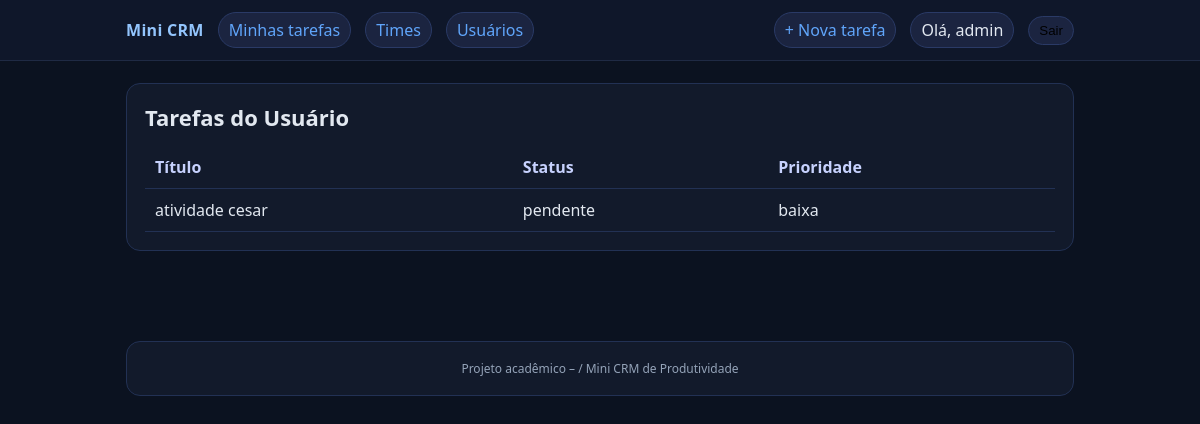
The app's page /tarefas/tarefas/4/ (signed in) with its own data.
### core/models.py (models this page shows, shortened)
class Tarefa(models.Model):
    STATUS_CHOICES = [
        ('pendente', 'Pendente'),
        ('em_andamento', 'Em andamento'),
        ('concluida', 'Concluída'),
    ]
    PRIORIDADE_CHOICES = [
        ('baixa', 'Baixa'),
        ('media', 'Média'),
        ('alta', 'Alta'),
    ]
    titulo = models.CharField(max_length=100)
    descricao = models.TextField()
    status = models.CharField(max_length=20, choices=STATUS_CHOICES)
    prazo = models.DateField()
    prioridade = models.CharField(max_length=10, choices=PRIORIDADE_CHOICES)
    time = models.ForeignKey(Time, on_delete=models.CASCADE)
    usuario = models.ForeignKey(Usuario, on_delete=models.CASCADE)
    data_conclusao = models.DateTimeField(null=True, blank=True)

### core/views.py (the view)
# urls.py: path('tarefas/<int:usuario_id>/', views.tarefas_por_usuario, name='tarefas_por_usuario'),
@login_required
def tarefas_por_usuario(request, usuario_id):
    usuario = _get_or_create_usuario_from_user(request.user)
    if not request.user.is_staff and (not usuario or usuario.id != usuario_id):
        return HttpResponseForbidden("Você não pode ver tarefas de outro usuário.")
    status = request.GET.get('status')
    prioridade = request.GET.get('prioridade')
    tarefas = Tarefa.objects.filter(usuario_id=usuario_id)
    if status:
        tarefas = tarefas.filter(status=status)
    if prioridade:
        tarefas = tarefas.filter(prioridade=prioridade)
    return render(request, 'tarefas_por_usuario.html', {'tarefas': tarefas})

### core/views.py (called while the page is built)
def _get_or_create_usuario_from_user(user):
    if not user.is_authenticated:
        return None
    email = user.email or f"{user.username}@local"
    nome = user.get_full_name() or user.username
    usuario, _ = Usuario.objects.get_or_create(
        email=email,
        defaults={"nome": nome, "cargo": "Colaborador"}
    )
    return usuario

### core/templates/tarefas_por_usuario.html (shortened to what this page needs)
{% extends "base.html" %}
{% block content %}
  <div class="card">
    <h1>Tarefas do Usuário</h1>
    {% if tarefas %}
      <table class="table">
        <thead>
          <tr>
            <th>Título</th>
            <th>Status</th>
            <th>Prioridade</th>
          </tr>
        </thead>
        <tbody>
          {% for t in tarefas %}
          <tr>
            <td>{{ t.titulo }}</td>
            <td>{{ t.status }}</td>
            <td>{{ t.prioridade }}</td>
          </tr>
          {% endfor %}
        </tbody>
      </table>
    {% else %}
      <p class="empty">Nenhuma tarefa cadastrada para este usuário.</p>
    {% endif %}
  </div>
{% endblock %}

### core/templates/base.html (shortened to what this page needs)
{% load static %}
<!doctype html>
<html lang="pt-br">
<head>
</head>
<body>
  <header>
    <div class="nav">
      <div class="nav-left">
        <a class="brand" href="{% url 'home' %}">Mini CRM</a>
        <a class="pill" href="{% url 'listar_tarefas' %}">Minhas tarefas</a>
        {% if user.is_staff %}
          <a class="pill" href="{% url 'time_list' %}">Times</a>
          <a class="pill" href="{% url 'usuario_list' %}">Usuários</a>
        {% endif %}
      </div>
      <div class="nav-right">
        {% if user.is_authenticated %}
          <a class="pill" href="{% url 'criar_tarefa' %}">+ Nova tarefa</a>
          <span class="pill">Olá, {{ user.get_username }}</span>
          <form action="{% url 'logout' %}" method="post" style="margin:0;">
            <button class="pill" type="submit">Sair</button>
          </form>
        {% else %}
          <a class="pill" href="{% url 'login' %}">Entrar</a>
          <a class="pill" href="{% url 'registrar' %}">Registrar</a>
        {% endif %}
      </div>
    </div>
</header>
  <div class="container">
    {% block content %}{% endblock %}
  </div>
  <footer>
    <div class="container">
      <div class="card">Projeto acadêmico – / Mini CRM de Produtividade</div>
    </div>
  </footer>
</body>
</html>

### core/templates/base.html (style rules this page uses)
:root { --bg:#0b1220; --card:#121a2b; --muted:#94a3b8; --text:#e2e8f0; --brand:#60a5fa; --ok:#22c55e; --warn:#f59e0b; --err:#ef4444; }
* { box-sizing: border-box; }
body { margin:0; background: var(--bg); color: var(--text); font-family: system-ui, -apple-system, Segoe UI, Roboto, Arial, sans-serif; }
a { color: var(--brand); text-decoration: none; }
header { background: #0f172a; border-bottom: 1px solid #1f2a44; }
.nav { max-width: 980px; margin: 0 auto; padding: 12px 16px; display: flex; gap: 14px; align-items: center; justify-content: space-between; }
.nav-left, .nav-right { display:flex; gap:14px; align-items:center; }
.brand { font-weight: 700; letter-spacing: .3px; color: #93c5fd; }
.pill { padding: 6px 10px; background: #1b2440; border: 1px solid #2a3a66; border-radius: 999px; }
.container { max-width: 980px; margin: 22px auto; padding: 0 16px 28px; }
.card { background: var(--card); border: 1px solid #223154; border-radius: 14px; padding: 18px; }
h1 { font-size: 22px; margin: 0 0 14px; }
.table { width:100%; border-collapse: collapse; }
.table th, .table td { border-bottom:1px solid #223154; padding:10px; text-align:left; }
.table th { color:#c7d2fe; font-weight:600; }
footer { color: var(--muted); font-size: 12px; text-align:center; padding: 18px 0 32px; }

### records on screen
Tarefa: titulo "atividade cesar", status "pendente", prioridade "baixa"

### other values on screen
{{ user.get_username }} "admin"
